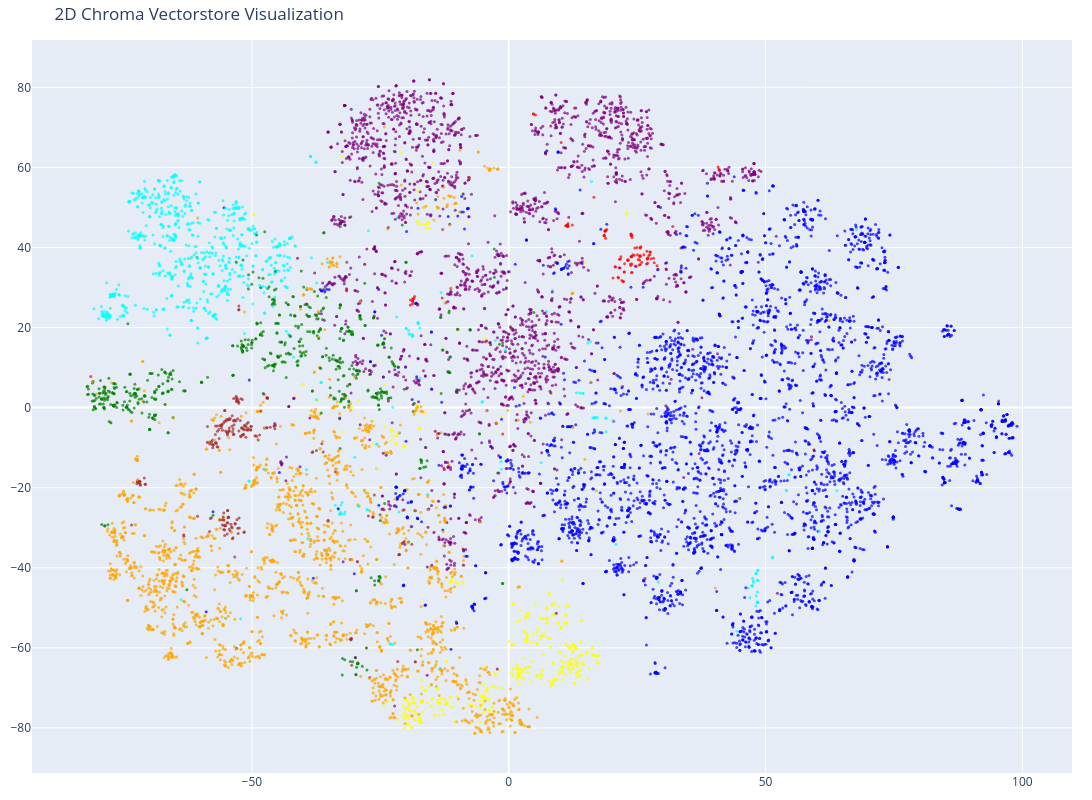

The notebook cell saved with this chart:
### Code cell
# Create the 2D scatter plot
fig = go.Figure(data=[go.Scatter(
    x=reduced_vectors_2d[:, 0],
    y=reduced_vectors_2d[:, 1],
    mode='markers',
    marker=dict(size=3, color=colors, opacity=0.7),
)])

fig.update_layout(
    title='2D Chroma Vectorstore Visualization',
    scene=dict(xaxis_title='x', yaxis_title='y'),
    width=1200,
    height=800,
    margin=dict(r=20, b=10, l=10, t=40)
)

fig.show()

### Figure 1 — Plotly figure (JSON) as saved in the notebook; plotly's stock layout.template omitted (floating-point values rounded to 4 significant figures; data arrays with more than 128 entries replaced by an {"elided": "..."} marker saying what was removed)
{"data": [{"marker": {"color": {"elided": "10000 str values"}, "opacity": 0.7, "size": 3}, "mode": "markers", "type": "scatter", "x": {"elided": "10000 float values"}, "y": {"elided": "10000 float values"}}], "layout": {"height": 800, "margin": {"b": 10, "l": 10, "r": 20, "t": 40}, "scene": {"xaxis": {"title": {"text": "x"}}, "yaxis": {"title": {"text": "y"}}}, "title": {"text": "2D Chroma Vectorstore Visualization"}, "width": 1200}}
